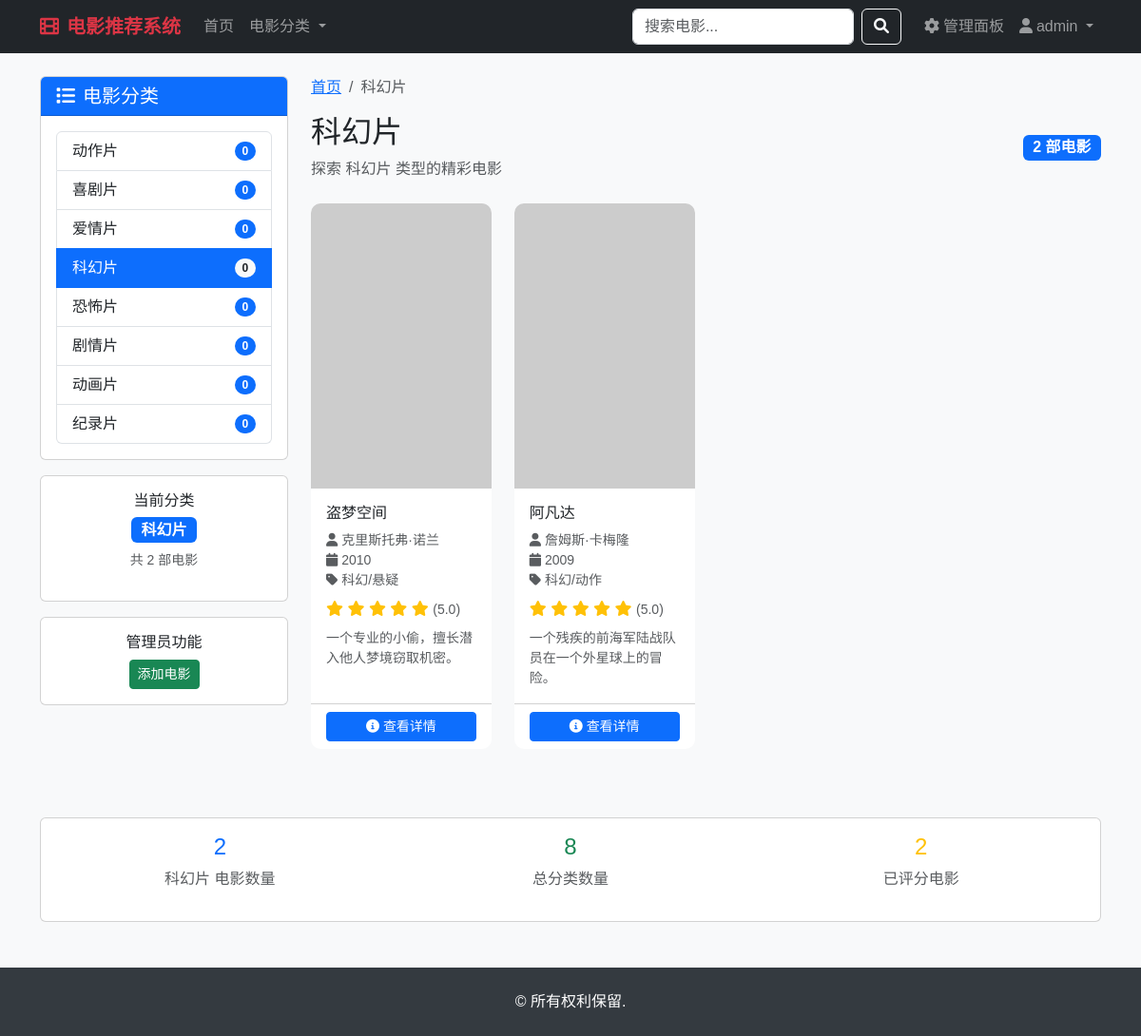
/category/4 (signed in), run on the app's committed database.
### tables this page shows
CREATE TABLE categories (
                id INTEGER PRIMARY KEY AUTOINCREMENT,
                name VARCHAR(50) UNIQUE NOT NULL
            );

CREATE TABLE movies (
                id INTEGER PRIMARY KEY AUTOINCREMENT,
                title VARCHAR(200) NOT NULL,
                director VARCHAR(100),
                year INTEGER,
                genre VARCHAR(100),
                description TEXT,
                image_url VARCHAR(500),
                rating FLOAT DEFAULT 0.0,
                created_at TIMESTAMP DEFAULT CURRENT_TIMESTAMP
            , video_url VARCHAR(500), video_type VARCHAR(20) DEFAULT 'external');

### app.py (the view)
@app.route('/category/<int:category_id>')
def category(category_id):
    category_info = execute_db_query(
        "SELECT * FROM categories WHERE id = ?",
        (category_id,),
        fetch_one=True
    )
    if not category_info:
        return "分类不存在", 404
    movies = execute_db_query(
        '''SELECT m.* FROM movies m
           JOIN movie_categories mc ON m.id = mc.movie_id
           WHERE mc.category_id = ?
           ORDER BY m.created_at DESC''',
        (category_id,),
        fetch_all=True
    )
    categories = execute_db_query("SELECT * FROM categories", fetch_all=True)
    return render_template('category.html',
                         movies=movies,
                         category=category_info,
                         categories=categories,
                         user=session)

### app.py (called while the page is built, shortened)
def get_db_connection():
    conn = sqlite3.connect(DATABASE)
    conn.row_factory = sqlite3.Row  # 使结果可以通过列名访问
    return conn

def execute_db_query(query, params=None, fetch_one=False, fetch_all=False, commit=False):
    conn = None
    try:
        conn = get_db_connection()
        cursor = conn.cursor()
        if params:
            cursor.execute(query, params)
        else:
            cursor.execute(query)
        if commit:
            conn.commit()
        if fetch_one:
            result = cursor.fetchone()
            return dict(result) if result else None
        elif fetch_all:
            results = cursor.fetchall()
            return [dict(row) for row in results]
        return cursor.lastrowid if cursor.lastrowid else True
    finally:
        if conn:
            conn.close()

### templates/category.html (shortened to what this page needs)
{% extends "base.html" %}
{% block content %}
<div class="row">
    <div class="col-md-3 mb-4">
        <div class="card">
            <div class="card-header bg-primary text-white">
                <h5 class="mb-0"><i class="fas fa-list me-2"></i>电影分类</h5>
            </div>
            <div class="card-body">
                <div class="list-group">
                    {% for cat in categories %}
                    <a href="{{ url_for('category', category_id=cat.id) }}"
                       class="list-group-item list-group-item-action d-flex justify-content-between align-items-center {% if cat.id == category.id %}active{% endif %}">
                        {{ cat.name }}
                        <span class="badge {% if cat.id == category.id %}bg-light text-dark{% else %}bg-primary{% endif %} rounded-pill">
                            {{ cat.movie_count if cat.movie_count else 0 }}
                        </span>
                    </a>
                    {% endfor %}
                </div>
            </div>
        </div>
        <div class="card mt-3">
            <div class="card-body text-center">
                <h6>当前分类</h6>
                <span class="badge bg-primary fs-6">{{ category.name }}</span>
                <p class="small text-muted mt-2">共 {{ movies|length }} 部电影</p>
            </div>
        </div>
        {% if not user %}
        <div class="card mt-3">
            <div class="card-body text-center">
                <h6>发现好电影</h6>
                <p class="small text-muted">登录后可以评分和评论</p>
                <a href="{{ url_for('login') }}" class="btn btn-primary btn-sm">立即登录</a>
            </div>
        </div>
        {% elif user.role == 'admin' %}
        <div class="card mt-3">
            <div class="card-body text-center">
                <h6>管理员功能</h6>
                <a href="{{ url_for('admin_add_movie') }}" class="btn btn-success btn-sm">添加电影</a>
            </div>
        </div>
        {% endif %}
    </div>
    <div class="col-md-9">
        <nav aria-label="breadcrumb" class="mb-3">
            <ol class="breadcrumb">
                <li class="breadcrumb-item"><a href="{{ url_for('index') }}">首页</a></li>
                <li class="breadcrumb-item active">{{ category.name }}</li>
            </ol>
        </nav>
        <div class="d-flex justify-content-between align-items-center mb-4">
            <div>
                <h2>{{ category.name }}</h2>
                <p class="text-muted mb-0">探索 {{ category.name }} 类型的精彩电影</p>
            </div>
            <span class="badge bg-primary fs-6">{{ movies|length }} 部电影</span>
        </div>
        {% if movies %}
        <div class="row">
            {% for movie in movies %}
            <div class="col-lg-3 col-md-4 col-sm-6 mb-4">
                <div class="card movie-card h-100">
                    <img src="{{ movie.image_url }}"
                         class="movie-poster"
                         alt="{{ movie.title }}"
                         onerror="this.src='https://picsum.photos/300/450?random={{ movie.id }}'">
                    <div class="card-body">
                        <h6 class="card-title">{{ movie.title }}</h6>
                        <div class="small text-muted mb-2">
                            <div><i class="fas fa-user me-1"></i>{{ movie.director or '未知' }}</div>
                            <div><i class="fas fa-calendar me-1"></i>{{ movie.year or '未知' }}</div>
                            <div><i class="fas fa-tag me-1"></i>{{ movie.genre or '未知' }}</div>
                        </div>
                        {% if movie.rating %}
                        <div class="rating-stars mb-2">
                            {% for i in range(5) %}
                                {% if i < movie.rating|int %}
                                    <i class="fas fa-star"></i>
                                {% else %}
                                    <i class="far fa-star"></i>
                                {% endif %}
                            {% endfor %}
                            <small class="text-muted">({{ "%.1f"|format(movie.rating) }})</small>
                        </div>
                        {% else %}
                        <div class="text-muted small mb-2">暂无评分</div>
                        {% endif %}
                        <p class="card-text small text-muted">
                            {{ movie.description[:50] }}{% if movie.description|length > 50 %}...{% endif %}
                        </p>
                    </div>
                    <div class="card-footer bg-transparent">
                        <a href="{{ url_for('movie_detail', movie_id=movie.id) }}"
                           class="btn btn-primary btn-sm w-100">
                            <i class="fas fa-info-circle me-1"></i>查看详情
                        </a>
                    </div>
                </div>
            </div>
            {% endfor %}
        </div>
        {% endif %}
    </div>
</div>
<div class="row mt-5">
    <div class="col-12">
        <div class="card">
            <div class="card-body text-center">
                <div class="row">
                    <div class="col-md-4">
                        <h4 class="text-primary">{{ movies|length }}</h4>
                        <p class="text-muted">{{ category.name }} 电影数量</p>
                    </div>
                    <div class="col-md-4">
                        <h4 class="text-success">{{ categories|length }}</h4>
                        <p class="text-muted">总分类数量</p>
                    </div>
                    <div class="col-md-4">
                        <h4 class="text-warning">{{ (movies|selectattr('rating')|list)|length }}</h4>
                        <p class="text-muted">已评分电影</p>
                    </div>
                </div>
            </div>
        </div>
    </div>
</div>
{% endblock %}

### templates/base.html (style rules this page uses)
body { background-color: #f8f9fa; font-family: 'Microsoft YaHei', sans-serif; }
.movie-card { transition: transform 0.3s ease, box-shadow 0.3s ease; border: none; border-radius: 10px; overflow: hidden; }
.movie-poster { height: 300px; object-fit: cover; width: 100%; }
.rating-stars { color: #ffc107; }

### data on the page
categories: name "动作片", movie_count "0"
categories: name "喜剧片", movie_count "0"
categories: name "爱情片", movie_count "0"
categories: name "科幻片", movie_count "0"
categories: name "恐怖片", movie_count "0"
categories: name "剧情片", movie_count "0"
categories: name "动画片", movie_count "0"
categories: name "纪录片", movie_count "0"
movies: title "盗梦空间", director "克里斯托弗·诺兰", year "2010", genre "科幻/悬疑", rating "5.0", description "一个专业的小偷，擅长潜入他人梦境窃取机密。"
movies: title "阿凡达", director "詹姆斯·卡梅隆", year "2009", genre "科幻/动作", rating "5.0", description "一个残疾的前海军陆战队员在一个外星球上的冒险。"

### other printed values
{{ user.username }} "admin"
{{ movies|length }} "2"
{{ categories|length }} "8"
{{ (movies|selectattr('rating')|list)|length }} "2"
